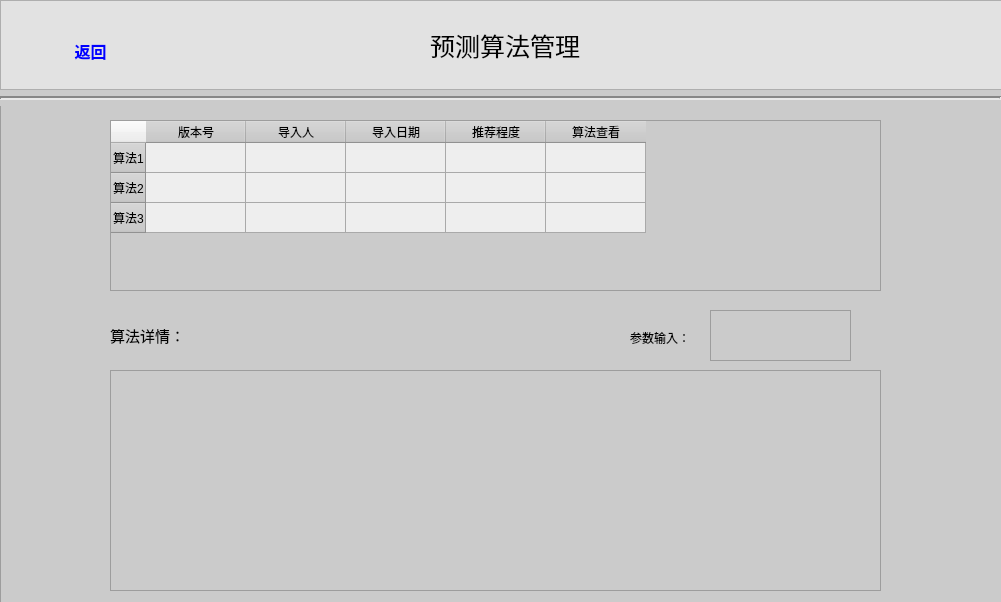
<?xml version="1.0" encoding="UTF-8"?>
<ui version="4.0">
 <class>Dialog</class>
 <widget class="QDialog" name="Dialog">
  <property name="geometry">
   <rect>
    <x>0</x>
    <y>0</y>
    <width>1001</width>
    <height>602</height>
   </rect>
  </property>
  <property name="windowTitle">
   <string>Dialog</string>
  </property>
  <property name="styleSheet">
   <string notr="true">QDialog{
	background-color:rgb(234, 242, 255)
}

QTableWidget::item {
    background-color:rgb(238, 238, 238);
}
QTableWidget::item {
    color: transparent;
}



</string>
  </property>
  <widget class="QFrame" name="frame_menu">
   <property name="geometry">
    <rect>
     <x>0</x>
     <y>0</y>
     <width>1011</width>
     <height>90</height>
    </rect>
   </property>
   <property name="sizePolicy">
    <sizepolicy hsizetype="Fixed" vsizetype="Fixed">
     <horstretch>0</horstretch>
     <verstretch>0</verstretch>
    </sizepolicy>
   </property>
   <property name="styleSheet">
    <string notr="true">QFrame{
	background-color:rgb(226, 226, 226)
}</string>
   </property>
   <property name="frameShape">
    <enum>QFrame::StyledPanel</enum>
   </property>
   <property name="frameShadow">
    <enum>QFrame::Raised</enum>
   </property>
   <widget class="QLabel" name="label_biaoti">
    <property name="geometry">
     <rect>
      <x>430</x>
      <y>20</y>
      <width>261</width>
      <height>51</height>
     </rect>
    </property>
    <property name="font">
     <font>
      <pointsize>19</pointsize>
     </font>
    </property>
    <property name="text">
     <string>预测算法管理</string>
    </property>
   </widget>
   <widget class="QPushButton" name="pushButton_fanhui">
    <property name="geometry">
     <rect>
      <x>50</x>
      <y>30</y>
      <width>81</width>
      <height>41</height>
     </rect>
    </property>
    <property name="palette">
     <palette>
      <active>
       <colorrole role="ButtonText">
        <brush brushstyle="SolidPattern">
         <color alpha="255">
          <red>0</red>
          <green>0</green>
          <blue>255</blue>
         </color>
        </brush>
       </colorrole>
      </active>
      <inactive>
       <colorrole role="ButtonText">
        <brush brushstyle="SolidPattern">
         <color alpha="255">
          <red>0</red>
          <green>0</green>
          <blue>255</blue>
         </color>
        </brush>
       </colorrole>
      </inactive>
      <disabled>
       <colorrole role="ButtonText">
        <brush brushstyle="SolidPattern">
         <color alpha="255">
          <red>120</red>
          <green>120</green>
          <blue>120</blue>
         </color>
        </brush>
       </colorrole>
      </disabled>
     </palette>
    </property>
    <property name="font">
     <font>
      <pointsize>12</pointsize>
      <weight>75</weight>
      <bold>true</bold>
     </font>
    </property>
    <property name="styleSheet">
     <string notr="true">QPushButton{
	border:none
}

QPushButton::hover{
	background-color:rgb(189, 189, 189);
}
</string>
    </property>
    <property name="text">
     <string>返回</string>
    </property>
   </widget>
  </widget>
  <widget class="QFrame" name="frame">
   <property name="geometry">
    <rect>
     <x>0</x>
     <y>90</y>
     <width>1011</width>
     <height>521</height>
    </rect>
   </property>
   <property name="contextMenuPolicy">
    <enum>Qt::CustomContextMenu</enum>
   </property>
   <property name="layoutDirection">
    <enum>Qt::LeftToRight</enum>
   </property>
   <property name="styleSheet">
    <string notr="true">QFrame{
	background-color:rgb(203, 203, 203)
}</string>
   </property>
   <property name="frameShape">
    <enum>QFrame::StyledPanel</enum>
   </property>
   <property name="frameShadow">
    <enum>QFrame::Raised</enum>
   </property>
   <widget class="Line" name="line">
    <property name="geometry">
     <rect>
      <x>0</x>
      <y>0</y>
      <width>1001</width>
      <height>16</height>
     </rect>
    </property>
    <property name="lineWidth">
     <number>2</number>
    </property>
    <property name="orientation">
     <enum>Qt::Horizontal</enum>
    </property>
   </widget>
   <widget class="QTableWidget" name="tableWidget">
    <property name="geometry">
     <rect>
      <x>110</x>
      <y>30</y>
      <width>771</width>
      <height>171</height>
     </rect>
    </property>
    <property name="layoutDirection">
     <enum>Qt::LeftToRight</enum>
    </property>
    <property name="autoScroll">
     <bool>true</bool>
    </property>
    <row>
     <property name="text">
      <string>算法1</string>
     </property>
    </row>
    <row>
     <property name="text">
      <string>算法2</string>
     </property>
    </row>
    <row>
     <property name="text">
      <string>算法3</string>
     </property>
    </row>
    <column>
     <property name="text">
      <string>版本号</string>
     </property>
    </column>
    <column>
     <property name="text">
      <string>导入人</string>
     </property>
    </column>
    <column>
     <property name="text">
      <string>导入日期</string>
     </property>
    </column>
    <column>
     <property name="text">
      <string>推荐程度</string>
     </property>
    </column>
    <column>
     <property name="text">
      <string>算法查看</string>
     </property>
    </column>
   </widget>
   <widget class="QLabel" name="label_suanfaxiangqing">
    <property name="geometry">
     <rect>
      <x>110</x>
      <y>230</y>
      <width>111</width>
      <height>31</height>
     </rect>
    </property>
    <property name="font">
     <font>
      <pointsize>11</pointsize>
     </font>
    </property>
    <property name="text">
     <string>算法详情：</string>
    </property>
   </widget>
   <widget class="QGraphicsView" name="graphicsView">
    <property name="geometry">
     <rect>
      <x>110</x>
      <y>280</y>
      <width>771</width>
      <height>221</height>
     </rect>
    </property>
   </widget>
   <widget class="QLabel" name="label_canshushuru">
    <property name="geometry">
     <rect>
      <x>630</x>
      <y>240</y>
      <width>72</width>
      <height>15</height>
     </rect>
    </property>
    <property name="text">
     <string>参数输入：</string>
    </property>
   </widget>
   <widget class="QTextBrowser" name="textBrowser">
    <property name="geometry">
     <rect>
      <x>710</x>
      <y>220</y>
      <width>141</width>
      <height>51</height>
     </rect>
    </property>
   </widget>
  </widget>
 </widget>
 <resources/>
 <connections/>
</ui>
